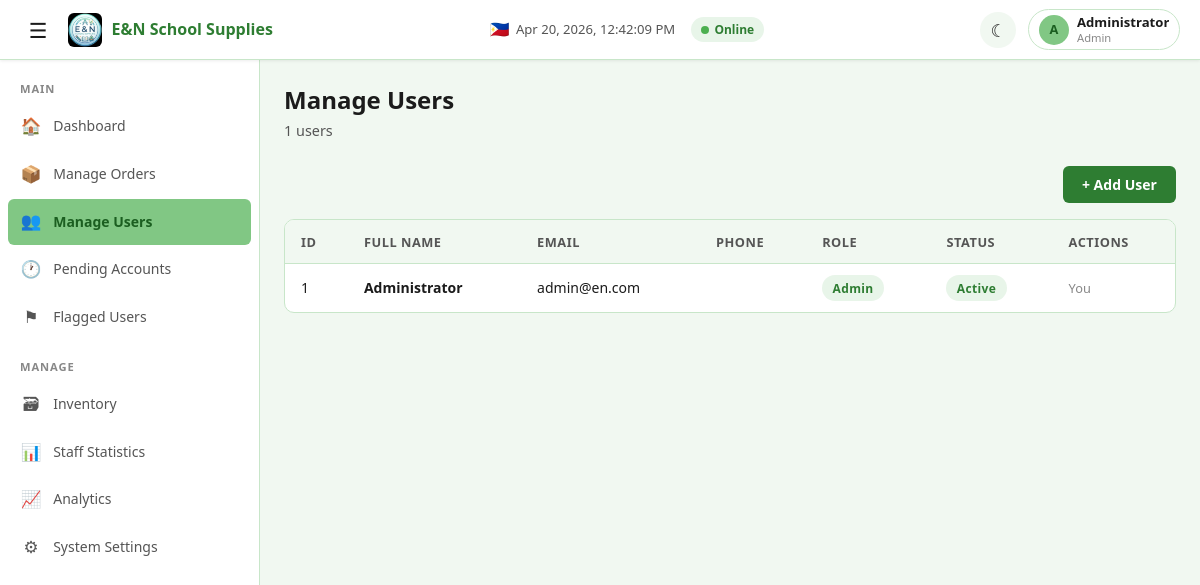
/admin/manage_users.php (signed in), run on the app's committed database.
### tables this page shows
CREATE TABLE IF NOT EXISTS `system_settings` (
  `setting_key`   VARCHAR(100) PRIMARY KEY,
  `setting_value` TEXT         NOT NULL,
  `updated_at`    TIMESTAMP    NOT NULL DEFAULT CURRENT_TIMESTAMP ON UPDATE CURRENT_TIMESTAMP
);

CREATE TABLE IF NOT EXISTS `users` (
  `id`               INT AUTO_INCREMENT PRIMARY KEY,
  `full_name`        VARCHAR(150)    NOT NULL,
  `email`            VARCHAR(150)    NOT NULL UNIQUE,
  `phone`            VARCHAR(20)     NOT NULL DEFAULT '',
  `password`         TEXT            NOT NULL,
  `role`             ENUM('admin','staff','customer') NOT NULL,
  `status`           ENUM('active','pending','flagged') NOT NULL DEFAULT 'active',
  `flag_reason`      TEXT            NULL,
  `profile_image`    VARCHAR(255)    NULL,
  `theme_preference` ENUM('light','dark','auto') NOT NULL DEFAULT 'auto',
  `created_by`       INT             NULL,
  `created_at`       TIMESTAMP       NOT NULL DEFAULT CURRENT_TIMESTAMP,
  `updated_at`       TIMESTAMP       NOT NULL DEFAULT CURRENT_TIMESTAMP ON UPDATE CURRENT_TIMESTAMP,
  CONSTRAINT `fk_users_created_by` FOREIGN KEY (`created_by`) REFERENCES `users`(`id`) ON DELETE SET NULL
);

### includes/helpers.php (called while the page is built, shortened)
<?php
function current_user_id(): ?int {
    return $_SESSION['user_id'] ?? null;
}

### includes/auth.php (called while the page is built, shortened)
<?php
require_once __DIR__ . '/config.php';
require_once __DIR__ . '/helpers.php';
function get_current_user_data(): ?array {
    global $pdo;
    $userId = current_user_id();
    try {
        $stmt = $pdo->prepare("SELECT * FROM users WHERE id = ? LIMIT 1");
        $stmt->execute([$userId]);
        return $stmt->fetch() ?: null;
    } catch (Exception $e) {
        return null;
    }
}

### includes/config.php (called while the page is built, shortened)
<?php
$configFile = BASE_PATH . 'config.json';
$config = json_decode(file_get_contents($configFile), true);
$dbConf = $config['database'];
try {
    $dsn = sprintf(
        'mysql:host=%s;dbname=%s;charset=%s',
        $dbConf['host'],
        $dbConf['name'],
        $dbConf['charset']
    );
    $pdo = new PDO($dsn, $dbConf['user'], $dbConf['password'], [
        PDO::ATTR_ERRMODE            => PDO::ERRMODE_EXCEPTION,
        PDO::ATTR_DEFAULT_FETCH_MODE => PDO::FETCH_ASSOC,
        PDO::ATTR_EMULATE_PREPARES   => false,
    ]);
} catch (PDOException $e) {
    die('Database connection failed: ' . $e->getMessage());
}
function get_setting(string $key, string $default = ''): string {
    global $pdo;
    try {
        $stmt = $pdo->prepare("SELECT setting_value FROM system_settings WHERE setting_key = ? LIMIT 1");
        $stmt->execute([$key]);
        $row = $stmt->fetch();
        return $row ? $row['setting_value'] : $default;
    } catch (Exception $e) {
        return $default;
    }
}

### admin/manage_users.php (the view, shortened to what this page needs)
<?php
require_once __DIR__ . '/../includes/auth.php';
$user = get_current_user_data();
$activePage = 'users';
try {
    $stmt = $pdo->query(
        "SELECT * FROM users WHERE status != 'pending' ORDER BY created_at DESC"
    );
    $users = $stmt->fetchAll();
} catch (Exception $e) {
    $users = [];
}
include __DIR__ . '/../includes/layout_header.php';
?>
<div class="page-header">
  <h1>Manage Users</h1>
  <p class="subtitle"><?= count($users) ?> users</p>
</div>
<div class="toolbar">
  <button class="btn btn-primary" onclick="openModal('add-user-modal')">+ Add User</button>
</div>
<div class="table-wrapper">
  <table class="data-table">
    <thead>
      <tr><th>ID</th><th>Full Name</th><th>Email</th><th>Phone</th><th>Role</th><th>Status</th><th>Actions</th></tr>
    </thead>
    <tbody>
      <?php if (empty($users)): ?>
        <tr><td colspan="7" class="text-center text-muted" style="padding:2rem">No users</td></tr>
      <?php else: ?>
        <?php foreach ($users as $u): ?>
          <tr>
            <td><?= $u['id'] ?></td>
            <td><strong><?= htmlspecialchars($u['full_name']) ?></strong></td>
            <td><?= htmlspecialchars($u['email']) ?></td>
            <td><?= htmlspecialchars($u['phone']) ?></td>
            <td><span class="badge badge-<?= $u['role'] === 'admin' ? 'claimed' : 'ready' ?>"><?= ucfirst($u['role']) ?></span></td>
            <td><span class="badge badge-<?= $u['status'] ?>"><?= ucfirst($u['status']) ?></span></td>
            <td>
              <div class="actions">
                <?php if ($u['id'] !== $user['id']): ?>
                  <button class="btn btn-icon btn-sm btn-ghost edit-user-btn"
                    data-id="<?= $u['id'] ?>"
                    data-name="<?= htmlspecialchars($u['full_name']) ?>"
                    data-email="<?= htmlspecialchars($u['email']) ?>"
                    data-phone="<?= htmlspecialchars($u['phone']) ?>"
                    data-role="<?= $u['role'] ?>"
                    title="Edit">&#9998;</button>
                  <?php if ($u['status'] !== 'flagged'): ?>
                    <button class="btn btn-icon btn-sm btn-ghost flag-user-btn" data-id="<?= $u['id'] ?>" title="Flag">&#9873;</button>
                  <?php endif; ?>
                  <button class="btn btn-icon btn-sm btn-ghost text-danger delete-user-btn" data-id="<?= $u['id'] ?>" title="Delete">&#128465;</button>
                <?php else: ?>
                  <span class="text-muted" style="font-size:0.8rem">You</span>
                <?php endif; ?>
              </div>
            </td>
          </tr>
        <?php endforeach; ?>
      <?php endif; ?>
    </tbody>
  </table>
</div>
<?php include __DIR__ . '/../includes/layout_footer.php'; ?>

### includes/layout_header.php (shortened to what this page needs)
<?php
$storeName  = get_setting('store_name', 'E&N School Supplies');
$logoPath   = get_setting('logo_path', 'assets/images/logo.png');
$sysStatus  = get_setting('system_status', 'online');
$forceDark  = get_setting('force_dark_mode', '0');
$role       = $user['role'] ?? '';
$basePath   = '';
$scriptPath = $_SERVER['SCRIPT_NAME'] ?? '';
if (strpos($scriptPath, '/admin/') !== false ||
    strpos($scriptPath, '/staff/') !== false ||
    strpos($scriptPath, '/customer/') !== false) {
    $basePath = '../';
}
?>
<!DOCTYPE html>
<html lang="en">
<head>
  <link rel="stylesheet" href="<?= $basePath ?>assets/css/global.css">
  <link rel="stylesheet" href="<?= $basePath ?>assets/css/components.css">
  <link rel="stylesheet" href="<?= $basePath ?>assets/css/sidebar.css">
</head>
<body
  data-base-path="<?= $basePath ?>"
  data-user-id="<?= $user['id'] ?? '' ?>"
  data-theme-preference="<?= $user['theme_preference'] ?? 'auto' ?>"
  data-force-dark-mode="<?= $forceDark ?>"
>
<nav class="navbar">
  <div class="navbar-left">
    <button class="hamburger" id="hamburger-btn" title="Toggle sidebar">&#9776;</button>
    <a href="<?= $basePath ?>index.php" class="navbar-brand">
      <img src="<?= $basePath . $logoPath ?>" alt="Logo" onerror="this.style.display='none'">
      <span class="brand-name"><?= htmlspecialchars($storeName) ?></span>
    </a>
  </div>
  <div class="navbar-center">
    <div class="navbar-datetime">
      <span class="ph-flag">&#127477;&#127469;</span>
      <span id="navbar-datetime"></span>
    </div>
    <span class="system-status <?= $sysStatus ?>">
      <span class="status-dot"></span>
      <?= ucfirst($sysStatus) ?>
    </span>
  </div>
  <div class="navbar-right">
    <button class="theme-toggle" id="theme-toggle" title="Toggle theme">&#9790;</button>
    <div class="profile-section">
      <div class="profile-trigger" id="profile-trigger">
        <?php
        $avatarPath = $basePath . ($user['profile_image'] ?? '');
        $initials = '';
        if (!empty($user['full_name'])) {
            $parts = explode(' ', $user['full_name']);
            $initials = strtoupper(substr($parts[0], 0, 1));
        }
        ?>
        <?php if (!empty($user['profile_image'])): ?>
          <img class="profile-avatar" src="<?= $avatarPath ?>" alt="Avatar">
        <?php else: ?>
          <span class="profile-avatar"><?= $initials ?></span>
        <?php endif; ?>
        <div class="profile-info">
          <span class="profile-name"><?= htmlspecialchars($user['full_name'] ?? 'User') ?></span>
          <span class="profile-role"><?= htmlspecialchars($role) ?></span>
        </div>
      </div>
    </div>
  </div>
</nav>
<aside class="sidebar">
  <?php if ($role === 'admin'): ?>
    <div class="sidebar-section">
      <div class="sidebar-section-title">Main</div>
      <a class="sidebar-item <?= ($activePage === 'dashboard') ? 'active' : '' ?>" href="<?= $basePath ?>admin/dashboard.php">
        <span class="sidebar-icon">&#127968;</span>
        <span class="sidebar-label">Dashboard</span>
      </a>
      <a class="sidebar-item <?= ($activePage === 'orders') ? 'active' : '' ?>" href="<?= $basePath ?>admin/manage_orders.php">
        <span class="sidebar-icon">&#128230;</span>
        <span class="sidebar-label">Manage Orders</span>
      </a>
      <a class="sidebar-item <?= ($activePage === 'users') ? 'active' : '' ?>" href="<?= $basePath ?>admin/manage_users.php">
        <span class="sidebar-icon">&#128101;</span>
        <span class="sidebar-label">Manage Users</span>
      </a>
      <a class="sidebar-item <?= ($activePage === 'pending') ? 'active' : '' ?>" href="<?= $basePath ?>admin/pending_accounts.php">
        <span class="sidebar-icon">&#128336;</span>
        <span class="sidebar-label">Pending Accounts</span>
      </a>
      <a class="sidebar-item <?= ($activePage === 'flagged') ? 'active' : '' ?>" href="<?= $basePath ?>admin/flagged_users.php">
        <span class="sidebar-icon">&#9873;</span>
        <span class="sidebar-label">Flagged Users</span>
      </a>
    </div>
    <div class="sidebar-section">
      <div class="sidebar-section-title">Manage</div>
      <a class="sidebar-item <?= ($activePage === 'inventory') ? 'active' : '' ?>" href="<?= $basePath ?>admin/inventory.php">
        <span class="sidebar-icon">&#128451;</span>
        <span class="sidebar-label">Inventory</span>
      </a>
      <a class="sidebar-item <?= ($activePage === 'staff_stats') ? 'active' : '' ?>" href="<?= $basePath ?>admin/staff_statistics.php">
        <span class="sidebar-icon">&#128202;</span>
        <span class="sidebar-label">Staff Statistics</span>
      </a>
      <a class="sidebar-item <?= ($activePage === 'analytics') ? 'active' : '' ?>" href="<?= $basePath ?>admin/analytics.php">
        <span class="sidebar-icon">&#128200;</span>
        <span class="sidebar-label">Analytics</span>
      </a>
      <a class="sidebar-item <?= ($activePage === 'settings') ? 'active' : '' ?>" href="<?= $basePath ?>admin/system_settings.php">
        <span class="sidebar-icon">&#9881;</span>
        <span class="sidebar-label">System Settings</span>
      </a>
    </div>
  <?php endif; ?>
</aside>
<main class="page-content">

### assets/css/global.css (style rules this page uses)
:root { --primary: #2e7d32; --primary-light: #4caf50; --primary-hover: #256428; --accent: #81c784; --surface: #ffffff; --background: #f1f8f1; --text-primary: #1b1b1b; --text-secondary: #555555; --text-muted: #888888; --border: #c8e6c9; --border-light: #e0e0e0; --danger: #d32f2f; --danger-hover: #b71c1c; --warning: #f9a825; --warning-hover: #f57f17; --success: #2e7d32; --info: #1565c0; --shadow-sm: 0 1px 3px rgba(0,0,0,0.08); --shadow-md: 0 4px 12px rgba(0,0,0,0.1); --shadow-lg: 0 8px 28px rgba(0,0,0,0.13); --radius-sm: 6px; --radius-md: 10px; --radius-lg: 16px; --radius-full: 999px; --font-family: 'Segoe UI', 'Inter', Arial, sans-serif; --font-mono: 'Courier New', monospace; --transition: 0.2s ease; --sidebar-width: 260px; --sidebar-collapsed: 64px; --navbar-height: 60px; --toast-success-bg: #e8f5e9; --toast-success-border: #4caf50; --toast-error-bg: #ffebee; --toast-error-border: #d32f2f; --toast-warning-bg: #fff8e1; --toast-warning-border: #f9a825; --toast-info-bg: #e3f2fd; --toast-info-border: #1565c0; }
*, *::before, *::after { box-sizing: border-box; margin: 0; padding: 0; }
html { font-size: 16px; scroll-behavior: smooth; }
body { font-family: var(--font-family); background-color: var(--background); color: var(--text-primary); line-height: 1.6; min-height: 100vh; -webkit-font-smoothing: antialiased; -moz-osx-font-smoothing: grayscale; }
a { color: var(--primary); text-decoration: none; transition: color var(--transition); }
img { max-width: 100%; height: auto; display: block; }
input, select, textarea, button { font-family: inherit; font-size: inherit; }
h1 { font-size: 1.75rem; font-weight: 700; line-height: 1.3; }
.text-muted { color: var(--text-muted); }
.page-content { flex: 1; margin-left: var(--sidebar-width); padding-top: var(--navbar-height); padding-left: 1.5rem; padding-right: 1.5rem; padding-bottom: 2rem; transition: margin-left var(--transition); min-height: 100vh; }
.page-header { margin-bottom: 1.5rem; padding-top: 1.5rem; }
.page-header h1 { font-size: 1.5rem; font-weight: 700; }
.page-header .subtitle { color: var(--text-secondary); font-size: 0.9rem; margin-top: 0.25rem; }

### assets/css/components.css (style rules this page uses)
.btn { display: inline-flex; align-items: center; justify-content: center; gap: 0.4rem; padding: 0.55rem 1.2rem; border: none; border-radius: var(--radius-sm); font-size: 0.875rem; font-weight: 600; cursor: pointer; transition: all var(--transition); text-decoration: none; white-space: nowrap; line-height: 1.4; }
.btn-primary { background: var(--primary); color: #ffffff; }
.table-wrapper { width: 100%; overflow-x: auto; border-radius: var(--radius-md); border: 1px solid var(--border); background: var(--surface); }
.data-table { width: 100%; border-collapse: collapse; }
.data-table th, .data-table td { padding: 0.7rem 1rem; text-align: left; font-size: 0.875rem; border-bottom: 1px solid var(--border); }
.data-table th { background: var(--background); font-weight: 600; color: var(--text-secondary); font-size: 0.8rem; text-transform: uppercase; letter-spacing: 0.04em; white-space: nowrap; }
.data-table tr:last-child td { border-bottom: none; }
.data-table .actions { display: flex; gap: 0.4rem; align-items: center; }
.badge { display: inline-flex; align-items: center; padding: 0.2rem 0.65rem; border-radius: var(--radius-full); font-size: 0.75rem; font-weight: 600; letter-spacing: 0.03em; white-space: nowrap; }
.badge-claimed { background: #e8f5e9; color: #2e7d32; }
.badge-active { background: #e8f5e9; color: #2e7d32; }
.toolbar { display: flex; align-items: center; justify-content: space-between; gap: 0.75rem; margin-bottom: 1rem; flex-wrap: wrap; }
.system-status { display: inline-flex; align-items: center; gap: 0.35rem; padding: 0.2rem 0.6rem; border-radius: var(--radius-full); font-size: 0.75rem; font-weight: 600; }
.system-status .status-dot { width: 8px; height: 8px; border-radius: 50%; }
.system-status.online .status-dot { background: #4caf50; }
.system-status.online { background: #e8f5e9; color: #2e7d32; }
.actions { display: flex; gap: 0.35rem; align-items: center; flex-wrap: nowrap; }

### data on the page
system_settings: setting_value (picture)
system_settings: setting_value "E&N School Supplies"
system_settings: setting_value "Online"
users: full_name "A", full_name "Administrator", role "Admin", id "1", email "admin@en.com", status "Active", shows "You"

### other printed values
count($users) "1"
